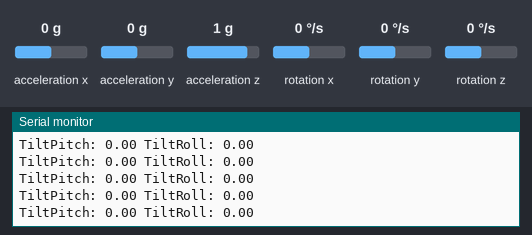
Recording of a sketch running on a simulated ESP32. On the bench: the last lines printed to the serial monitor. The inputs (shaded band) are chosen by the test bench; at power-on: acceleration x 0 g, acceleration y 0 g, acceleration z 1 g, rotation x 0 °/s, rotation y 0 °/s, rotation z 0 °/s.

Above: at 8.5 s.
8.6 s: acceleration x set to -1.4 g
At 8.95 s:
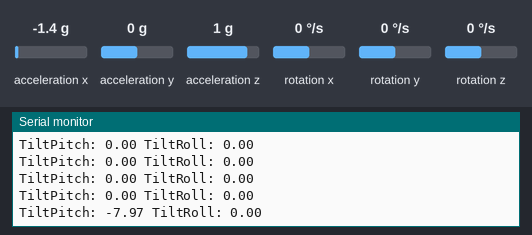
10.1 s: acceleration y set to -1.4 g
At 10.17 s:
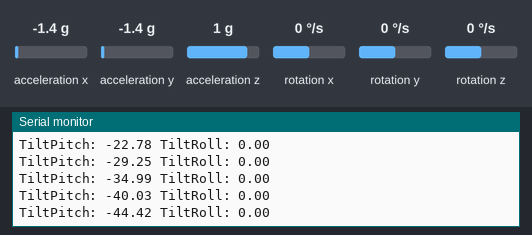
11.6 s: acceleration z set to -1.4 g
At 11.6 s:
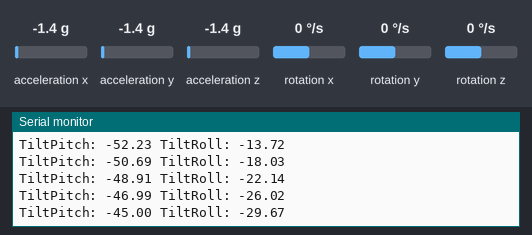
Timing chart, 0 to 14.6 s (numbered marks = the images above; inputs shaded):
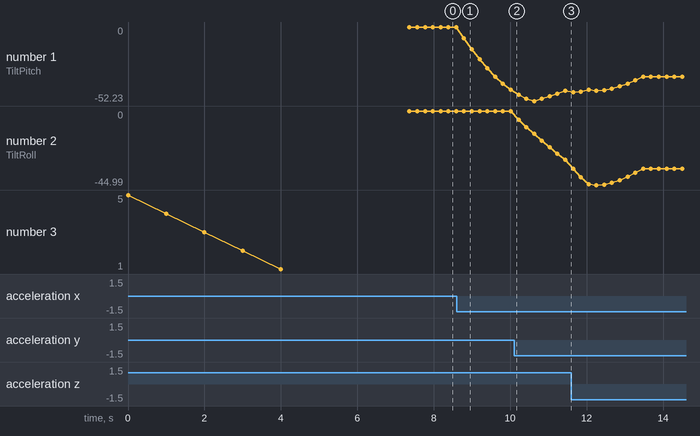

Measured:
- after the input at 8.6 s, the serial monitor: prints a new line after 0.19 s (image 1)
- plotted number 1: 0 → -44.42 after the input at 8.6 s, -44.42 → -45 after the input at 10.1 s, -45 → -35.26 after the input at 11.6 s
- plotted number 2: 0 → -29.67 after the input at 10.1 s, -29.67 → -35.26 after the input at 11.6 s

The sketch:

Phase-3.5_Auto_Calibration.ino
```cpp
/*
 * Project : Smart Safety Vest
 * Phase   : Phase 03.5 - Automatic Reference Calibration
 * File    : Phase03_Auto_Calibration.ino
 * Author  : Ajoy Das Team
 */
#include <Wire.h>
#include <MPU6050.h>
#include <math.h>
MPU6050 mpu; int16_t ax,ay,az,gx,gy,gz;
const int FILTER_SIZE=10,CAL_SAMPLES=100;
long axBuf[FILTER_SIZE]={0},ayBuf[FILTER_SIZE]={0},azBuf[FILTER_SIZE]={0};
int idx=0; float axF,ayF,azF,pitch,roll,refPitch,refRoll,tiltPitch,tiltRoll;

void updateFilter()
{mpu.getMotion6(&ax,&ay,&az,&gx,&gy,&gz);
axBuf[idx]=ax;
ayBuf[idx]=ay;
azBuf[idx]=az;
idx=(idx+1)%FILTER_SIZE; long sx=0,sy=0,sz=0;

for(int i=0;i<FILTER_SIZE;i++)
  {sx+=axBuf[i];
sy+=ayBuf[i];sz+=azBuf[i];} axF=sx/(float)FILTER_SIZE;

ayF=sy/(float)FILTER_SIZE;
azF=sz/(float)FILTER_SIZE;

pitch=atan2(axF,sqrt(ayF*ayF+azF*azF))*180.0/PI;
roll=atan2(ayF,sqrt(axF*axF+azF*azF))*180.0/PI;}

void calibrate()
{Serial.println("Automatic Calibration");
for(int i=5;i>0;i--)
  {Serial.println(i);
  delay(1000);

  }

float ps=0,rs=0;
for(int i=0;i<CAL_SAMPLES;i++){updateFilter();
ps+=pitch; rs+=roll;
delay(20);
}

refPitch=ps/CAL_SAMPLES;
refRoll=rs/CAL_SAMPLES;

Serial.print("Reference Pitch: ");
Serial.println(refPitch,2);
Serial.print("Reference Roll: ");
Serial.println(refRoll,2);

}

void setup(){Serial.begin(115200);
Wire.begin(21,22); mpu.initialize();
calibrate();

}
void loop(){updateFilter();
tiltPitch=pitch-refPitch;
tiltRoll=roll-refRoll;
Serial.print("TiltPitch: ");Serial.print(tiltPitch,2); Serial.print(" TiltRoll: ");Serial.println(tiltRoll,2); delay(200);}
```
